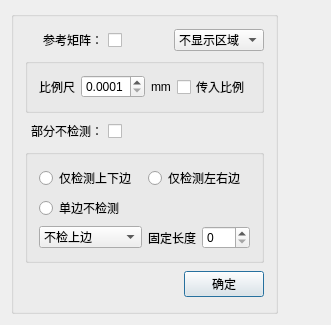
<?xml version="1.0" encoding="UTF-8"?>
<ui version="4.0">
 <class>ADVDialogClass</class>
 <widget class="QDialog" name="ADVDialogClass">
  <property name="geometry">
   <rect>
    <x>0</x>
    <y>0</y>
    <width>331</width>
    <height>299</height>
   </rect>
  </property>
  <property name="windowTitle">
   <string>AdvanceSet</string>
  </property>
  <layout class="QGridLayout" name="gridLayout_3">
   <item row="0" column="0">
    <widget class="QGroupBox" name="groupBox">
     <property name="title">
      <string/>
     </property>
     <layout class="QGridLayout" name="gridLayout_2">
      <item row="2" column="0">
       <widget class="QCheckBox" name="cb_noDetect">
        <property name="layoutDirection">
         <enum>Qt::RightToLeft</enum>
        </property>
        <property name="text">
         <string>部分不检测：</string>
        </property>
       </widget>
      </item>
      <item row="2" column="1">
       <spacer name="horizontalSpacer_2">
        <property name="orientation">
         <enum>Qt::Horizontal</enum>
        </property>
        <property name="sizeHint" stdset="0">
         <size>
          <width>40</width>
          <height>20</height>
         </size>
        </property>
       </spacer>
      </item>
      <item row="4" column="0" colspan="3">
       <layout class="QHBoxLayout">
        <property name="spacing">
         <number>6</number>
        </property>
        <property name="leftMargin">
         <number>0</number>
        </property>
        <property name="topMargin">
         <number>0</number>
        </property>
        <property name="rightMargin">
         <number>0</number>
        </property>
        <property name="bottomMargin">
         <number>0</number>
        </property>
        <item>
         <spacer>
          <property name="orientation">
           <enum>Qt::Horizontal</enum>
          </property>
          <property name="sizeHint" stdset="0">
           <size>
            <width>131</width>
            <height>31</height>
           </size>
          </property>
         </spacer>
        </item>
        <item>
         <widget class="QPushButton" name="okButton">
          <property name="text">
           <string>确定</string>
          </property>
         </widget>
        </item>
       </layout>
      </item>
      <item row="0" column="0">
       <widget class="QCheckBox" name="cb_refer">
        <property name="layoutDirection">
         <enum>Qt::RightToLeft</enum>
        </property>
        <property name="text">
         <string>参考矩阵：</string>
        </property>
       </widget>
      </item>
      <item row="0" column="2">
       <widget class="QComboBox" name="cob_showRegion">
        <property name="layoutDirection">
         <enum>Qt::LeftToRight</enum>
        </property>
        <item>
         <property name="text">
          <string>不显示区域</string>
         </property>
        </item>
        <item>
         <property name="text">
          <string>仅显示轮廓</string>
         </property>
        </item>
        <item>
         <property name="text">
          <string>全部显示</string>
         </property>
        </item>
       </widget>
      </item>
      <item row="1" column="0" colspan="3">
       <widget class="QGroupBox" name="groupBox_19">
        <property name="title">
         <string/>
        </property>
        <layout class="QGridLayout" name="gridLayout_11">
         <item row="1" column="1">
          <widget class="QDoubleSpinBox" name="dsp_pixSize">
           <property name="decimals">
            <number>4</number>
           </property>
           <property name="minimum">
            <double>0.000100000000000</double>
           </property>
           <property name="maximum">
            <double>9.990000000000000</double>
           </property>
          </widget>
         </item>
         <item row="1" column="3">
          <widget class="QCheckBox" name="cb_inputPixel">
           <property name="text">
            <string>传入比例</string>
           </property>
          </widget>
         </item>
         <item row="1" column="0">
          <widget class="QLabel" name="label_35">
           <property name="text">
            <string>比例尺</string>
           </property>
          </widget>
         </item>
         <item row="1" column="2">
          <widget class="QLabel" name="label_36">
           <property name="text">
            <string>mm</string>
           </property>
          </widget>
         </item>
        </layout>
       </widget>
      </item>
      <item row="3" column="0" colspan="3">
       <widget class="QGroupBox" name="grp_noDetect">
        <property name="title">
         <string/>
        </property>
        <layout class="QGridLayout" name="gridLayout">
         <item row="0" column="1">
          <widget class="QRadioButton" name="rb_onlyLfRt">
           <property name="text">
            <string>仅检测左右边</string>
           </property>
          </widget>
         </item>
         <item row="1" column="0">
          <widget class="QRadioButton" name="rb_onlyOneSide">
           <property name="text">
            <string>单边不检测</string>
           </property>
          </widget>
         </item>
         <item row="0" column="0">
          <widget class="QRadioButton" name="rb_onlyUpDw">
           <property name="text">
            <string>仅检测上下边</string>
           </property>
          </widget>
         </item>
         <item row="2" column="0">
          <widget class="QComboBox" name="cob_onlyOneSide">
           <item>
            <property name="text">
             <string>不检上边</string>
            </property>
           </item>
           <item>
            <property name="text">
             <string>不检右边</string>
            </property>
           </item>
           <item>
            <property name="text">
             <string>不检下边</string>
            </property>
           </item>
           <item>
            <property name="text">
             <string>不检左边</string>
            </property>
           </item>
          </widget>
         </item>
         <item row="2" column="1">
          <layout class="QHBoxLayout" name="horizontalLayout">
           <item>
            <widget class="QLabel" name="lb_fixWidth">
             <property name="text">
              <string>固定长度</string>
             </property>
            </widget>
           </item>
           <item>
            <widget class="QSpinBox" name="sp_fixWidth"/>
           </item>
          </layout>
         </item>
        </layout>
       </widget>
      </item>
     </layout>
    </widget>
   </item>
   <item row="0" column="1">
    <spacer name="horizontalSpacer_3">
     <property name="orientation">
      <enum>Qt::Horizontal</enum>
     </property>
     <property name="sizeHint" stdset="0">
      <size>
       <width>2</width>
       <height>20</height>
      </size>
     </property>
    </spacer>
   </item>
   <item row="1" column="0">
    <spacer name="verticalSpacer">
     <property name="orientation">
      <enum>Qt::Vertical</enum>
     </property>
     <property name="sizeHint" stdset="0">
      <size>
       <width>20</width>
       <height>1</height>
      </size>
     </property>
    </spacer>
   </item>
  </layout>
 </widget>
 <layoutdefault spacing="6" margin="11"/>
 <resources/>
 <connections>
  <connection>
   <sender>okButton</sender>
   <signal>clicked()</signal>
   <receiver>ADVDialogClass</receiver>
   <slot>accept()</slot>
   <hints>
    <hint type="sourcelabel">
     <x>232</x>
     <y>301</y>
    </hint>
    <hint type="destinationlabel">
     <x>98</x>
     <y>233</y>
    </hint>
   </hints>
  </connection>
 </connections>
</ui>
